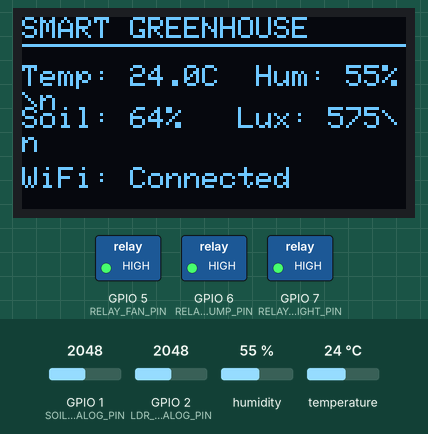
Bench run of a sketch on a simulated ESP32-S3. On the bench: 128×64 one-colour display, switched loads named in the sketch (green lamp = pin HIGH). The test bench sets the inputs (shaded band); at power-on: humidity 55 %, GPIO 1 (SOIL_ANALOG_PIN) = 2048, GPIO 2 (LDR_ANALOG_PIN) = 2048, temperature 24 °C. WiFi joins after 1.5 s; servers stay silent unless stated; uploads are accepted with an empty reply; what the sketch prints to the serial monitor is not drawn.

Above: at 3.7 s.
3.8 s: humidity set to 22 %
At 9.0 s:
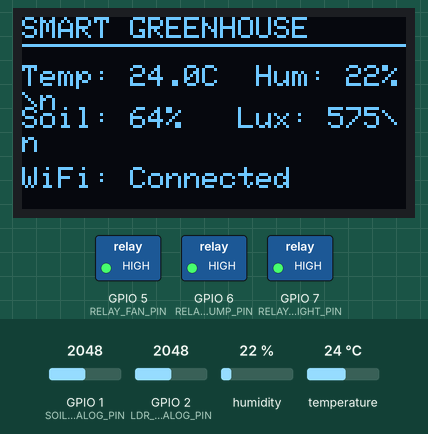
9.6 s: GPIO 1 (SOIL_ANALOG_PIN) set to 2866
At 14.4 s:
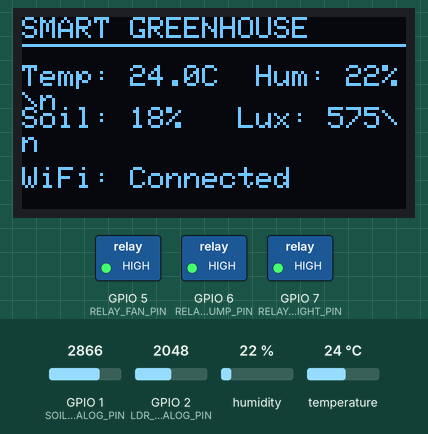
15.4 s: GPIO 2 (LDR_ANALOG_PIN) set to 2866
At 18.6 s:
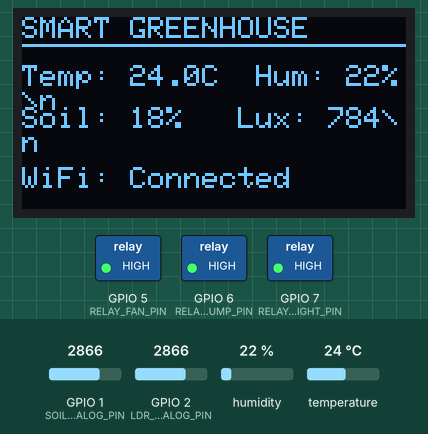
21.2 s: temperature set to 12 °C
At 24.0 s:
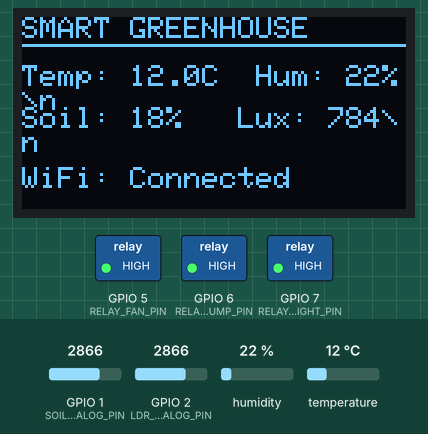
27.0 s: GPIO 1 (SOIL_ANALOG_PIN) set to 3972
At 29.4 s:
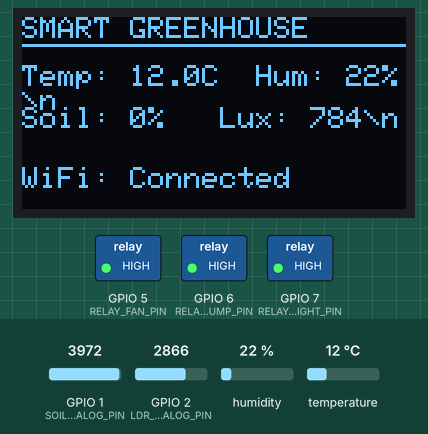
32.8 s: GPIO 2 (LDR_ANALOG_PIN) set to 3972
At 34.8 s:
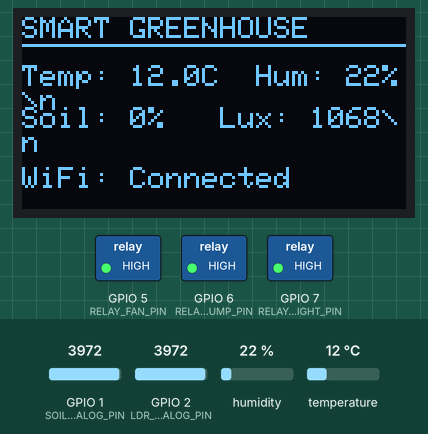
Timing chart, 0 to 36.3 s (numbered marks = the images above; inputs shaded):
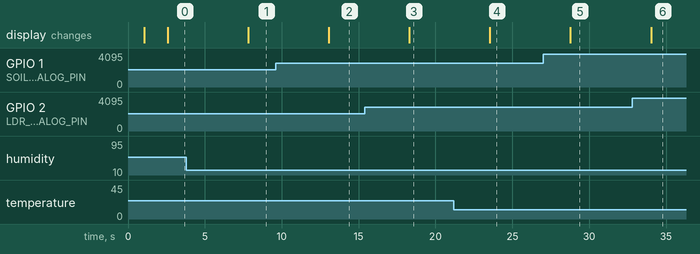

Measured:
- after the input at 3.8 s, the display: changes after 4.0 s (image 1)
- after the input at 9.6 s, the display: changes after 3.5 s (image 2)
- after the input at 15.4 s, the display: changes after 2.9 s (image 3)
- after the input at 21.2 s, the display: changes after 2.3 s (image 4)
- after the input at 27.0 s, the display: changes after 1.8 s (image 5)
- after the input at 32.8 s, the display: changes after 1.2 s (image 6)

The sketch:

greenhouse_esp32s3_firmware.ino
```cpp
/*
 * ============================================================================
 * 🌱 SMART CEYLON GREENHOUSE CONTROLLER - ESP32-S3 MAIN FIRMWARE
 * Board: ESP32-S3-DevKitC-1 (WROOM-1)
 * Cultivar: Ceylon Green Chilli (MICH 2 & KA 2) & Greenhouse Crops
 * Sensors: DHT22/SHT31 (Temp/Hum), Capacitive Soil Moisture, LDR/BH1750 (Lux)
 * Actuators: 4-Channel 5V Relay (Vent Fan, Drip Pump, Grow LEDs)
 * Display: 128x64 SSD1306 I2C OLED (live on-site readout)
 * Telemetry Cloud Target: https://greenhouse-automation-system.onrender.com/api/telemetry
 *
 * NOTE: The RS485 Modbus NPK soil sensor is not wired up yet, so all NPK
 * reading logic has been removed. The telemetry payload simply omits
 * nitrogen/phosphorus/potassium -- the server leaves those fields at their
 * last known value rather than showing fabricated numbers. Re-add an RS485
 * NPK sensor block later (GPIO16/17/18 are free) if/when the sensor is wired.
 *
 * Pin mapping below is chosen to avoid ESP32-S3 strapping pins (0, 3, 45, 46),
 * the native-USB pins (19, 20), the UART0 debug pins used by Serial (43, 44),
 * and the SPI flash / octal PSRAM pins (26-37 on R8 modules) -- so it is safe
 * on both the official ESP32-S3-DevKitC-1 board and bare WROOM-1 breakouts.
 * ============================================================================
 */

#include <WiFi.h>
#include <HTTPClient.h>
#include <ArduinoJson.h>       // Library: ArduinoJson by Benoit Blanchon (v6.x or v7.x)
#include <DHT.h>               // Library: DHT sensor library by Adafruit
#include <Wire.h>
#include <Adafruit_GFX.h>      // Library: Adafruit GFX Library
#include <Adafruit_SSD1306.h>  // Library: Adafruit SSD1306

// --------------------------- CONFIGURATION ---------------------------------
const char* WIFI_SSID     = "YOUR_GREENHOUSE_WIFI_SSID";
const char* WIFI_PASSWORD = "YOUR_GREENHOUSE_WIFI_PASSWORD";

// Hosted Server Telemetry Ingestion URL
const char* SERVER_ENDPOINT = "https://greenhouse-automation-system.onrender.com/api/telemetry";

// Pin Assignments (ESP32-S3-DevKitC-1 safe GPIOs)
#define DHTPIN            4     // GPIO4  -> DHT22 Data Pin
#define DHTTYPE           DHT22 // DHT 22 (AM2302)
#define SOIL_ANALOG_PIN   1     // GPIO1  (ADC1_CH0) -> Capacitive Soil Moisture Sensor (AOUT)
#define LDR_ANALOG_PIN    2     // GPIO2  (ADC1_CH1) -> LDR Light Sensor (AOUT)

// Relay Actuator Output Pins (Active LOW for standard 5V Optocoupler Relay Modules)
#define RELAY_FAN_PIN     5     // GPIO5  -> Ventilation Fan Relay
#define RELAY_PUMP_PIN    6     // GPIO6  -> Drip Irrigation Water Pump Relay
#define RELAY_LIGHT_PIN   7     // GPIO7  -> Supplementary Grow Light Relay

// 128x64 I2C OLED Display (on-site live readout)
#define OLED_SDA_PIN      8     // GPIO8  -> OLED SDA
#define OLED_SCL_PIN      9     // GPIO9  -> OLED SCL
#define SCREEN_WIDTH      128
#define SCREEN_HEIGHT     64
#define OLED_RESET        -1
#define SCREEN_ADDRESS    0x3C

DHT dht(DHTPIN, DHTTYPE);
Adafruit_SSD1306 display(SCREEN_WIDTH, SCREEN_HEIGHT, &Wire, OLED_RESET);
bool oledReady = false;

void setup() {
  Serial.begin(115200);
  delay(1000);
  Serial.println("\\n[INIT] Initializing Smart Greenhouse Controller (ESP32-S3)...");

  // Setup Relays
  pinMode(RELAY_FAN_PIN, OUTPUT);
  pinMode(RELAY_PUMP_PIN, OUTPUT);
  pinMode(RELAY_LIGHT_PIN, OUTPUT);

  // Default Relays OFF (Active LOW relays)
  digitalWrite(RELAY_FAN_PIN, HIGH);
  digitalWrite(RELAY_PUMP_PIN, HIGH);
  digitalWrite(RELAY_LIGHT_PIN, HIGH);

  // Init Sensors
  dht.begin();

  // Init OLED
  Wire.begin(OLED_SDA_PIN, OLED_SCL_PIN);
  if (!display.begin(SSD1306_SWITCHCAPVCC, SCREEN_ADDRESS)) {
    Serial.println("[WARN] OLED SSD1306 not found at 0x3C - continuing without display");
    oledReady = false;
  } else {
    oledReady = true;
    display.clearDisplay();
    display.setTextSize(1);
    display.setTextColor(SSD1306_WHITE);
    display.setCursor(0, 0);
    display.println("Smart Greenhouse");
    display.println("Booting...");
    display.display();
  }

  // Connect to WiFi
  connectWiFi();
}

void loop() {
  if (WiFi.status() != WL_CONNECTED) {
    connectWiFi();
  }

  // 1. Read DHT22 Temperature and Humidity
  float temperature = dht.readTemperature();
  float humidity    = dht.readHumidity();

  if (isnan(temperature) || isnan(humidity)) {
    Serial.println("[WARN] Failed to read from DHT22 sensor!");
    temperature = 28.5; // Fallback safe reading
    humidity    = 65.0;
  }

  // 2. Read Capacitive Soil Moisture Sensor (Analog 0 - 4095)
  int rawSoil = analogRead(SOIL_ANALOG_PIN);
  // Calibration: ~3200 in dry air (0%), ~1400 in water (100%)
  int soilMoisturePercent = map(rawSoil, 3200, 1400, 0, 100);
  soilMoisturePercent = constrain(soilMoisturePercent, 0, 100);

  // 3. Read LDR Ambient Light (Analog 0 - 4095 -> 0 - 1000 Lux)
  int rawLdr = analogRead(LDR_ANALOG_PIN);
  int lightIntensityLux = map(rawLdr, 0, 4095, 50, 1100);
  lightIntensityLux = constrain(lightIntensityLux, 0, 1200);

  // 4. Refresh the on-site OLED readout
  updateOledDisplay(temperature, humidity, soilMoisturePercent, lightIntensityLux);

  // 5. Build JSON Payload & Send to Hosted Cloud Dashboard
  sendTelemetryToCloud(temperature, humidity, soilMoisturePercent, lightIntensityLux);

  // Delay between sensor reading cycles (e.g. 5 seconds for real-time monitoring)
  delay(5000);
}

void connectWiFi() {
  Serial.printf("\\n[WIFI] Connecting to %s...", WIFI_SSID);
  WiFi.mode(WIFI_STA);
  WiFi.begin(WIFI_SSID, WIFI_PASSWORD);
  int retry = 0;
  while (WiFi.status() != WL_CONNECTED && retry < 30) {
    delay(500);
    Serial.print(".");
    retry++;
  }
  if (WiFi.status() == WL_CONNECTED) {
    Serial.printf("\\n[WIFI] Connected! Node IP: %s\\n", WiFi.localIP().toString().c_str());
  } else {
    Serial.println("\\n[WIFI] Connection Failed. Will retry in next loop.");
  }
}

void updateOledDisplay(float temp, float hum, int soil, int light) {
  if (!oledReady) return;

  display.clearDisplay();
  display.setTextSize(1);
  display.setTextColor(SSD1306_WHITE);
  display.setCursor(0, 0);
  display.println("SMART GREENHOUSE");
  display.drawLine(0, 9, 128, 9, SSD1306_WHITE);

  display.setCursor(0, 16);
  display.printf("Temp: %.1fC  Hum: %.0f%%\\n", temp, hum);

  display.setCursor(0, 30);
  display.printf("Soil: %d%%   Lux: %d\\n", soil, light);

  display.setCursor(0, 50);
  display.print(WiFi.status() == WL_CONNECTED ? "WiFi: Connected" : "WiFi: Offline");

  display.display();
}

void sendTelemetryToCloud(float temp, float hum, int soil, int light) {
  if (WiFi.status() != WL_CONNECTED) return;

  HTTPClient http;
  http.begin(SERVER_ENDPOINT);
  http.addHeader("Content-Type", "application/json");

  // Create JSON document
  StaticJsonDocument<512> doc;
  doc["temperature"]    = temp;
  doc["humidity"]       = hum;
  doc["soilMoisture"]   = soil;
  doc["lightIntensity"] = light;
  // NPK sensor not connected -- nitrogen/phosphorus/potassium intentionally
  // omitted rather than sent as fabricated values.

  String requestBody;
  serializeJson(doc, requestBody);

  Serial.printf("[HTTP] POST %s -> %s\\n", SERVER_ENDPOINT, requestBody.c_str());
  int httpResponseCode = http.POST(requestBody);

  if (httpResponseCode > 0) {
    String response = http.getString();
    Serial.printf("[HTTP] Response [%d]: %s\\n", httpResponseCode, response.c_str());

    // Parse commands from server to control physical relays
    StaticJsonDocument<512> resDoc;
    DeserializationError error = deserializeJson(resDoc, response);
    if (!error && resDoc.containsKey("commands")) {
      bool fan   = resDoc["commands"]["fanStatus"];
      bool pump  = resDoc["commands"]["pumpStatus"];
      bool leds  = resDoc["commands"]["lightStatus"];

      // Relays are Active LOW (LOW = Relay ON / Closed Circuit, HIGH = Relay OFF)
      digitalWrite(RELAY_FAN_PIN,   fan  ? LOW : HIGH);
      digitalWrite(RELAY_PUMP_PIN,  pump ? LOW : HIGH);
      digitalWrite(RELAY_LIGHT_PIN, leds ? LOW : HIGH);

      Serial.printf("[ACTUATORS] Relay State -> Fan: %s | Pump: %s | Grow LEDs: %s\\n",
                    fan ? "ON" : "OFF", pump ? "ON" : "OFF", leds ? "ON" : "OFF");
    }
  } else {
    Serial.printf("[HTTP] Error sending telemetry: %s\\n", http.errorToString(httpResponseCode).c_str());
  }

  http.end();
}
```
